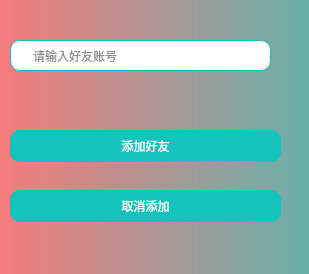
<?xml version="1.0" encoding="UTF-8"?>
<ui version="4.0">
 <class>addfriend</class>
 <widget class="QDialog" name="addfriend">
  <property name="geometry">
   <rect>
    <x>0</x>
    <y>0</y>
    <width>309</width>
    <height>274</height>
   </rect>
  </property>
  <property name="windowTitle">
   <string>Dialog</string>
  </property>
  <property name="styleSheet">
   <string notr="true">QFrame{
background-color: qlineargradient(spread:pad, x1:0, y1:0, x2:1, y2:0, stop:0 rgba(251,102,102, 220), stop:1 rgba(20,196,188, 230));
	border:none;
	border-radius:10px;
}
QLineEdit{
font: 25 14pt '微软雅黑 Light';
	color: rgb(31,31,31);
	padding-left:20px; 
	background-color: rgb(255, 255, 255);
	border:1px solid rgb(20,196,188);
	border-radius:10px;
}
QPushButton
{
	font: 25 14pt '微软雅黑';
	color: rgb(255,255,255);
	background-color: rgb(20,196,188);
	border:none;
	border-radius:10px;
}
QPushButton:hover
{
	background-color: rgb(22,218,208);
}
QPushButton:pressed
{
	background-color: rgb(17,171,164);
}

</string>
  </property>
  <widget class="QFrame" name="frame">
   <property name="geometry">
    <rect>
     <x>-10</x>
     <y>-10</y>
     <width>461</width>
     <height>321</height>
    </rect>
   </property>
   <property name="frameShape">
    <enum>QFrame::StyledPanel</enum>
   </property>
   <property name="frameShadow">
    <enum>QFrame::Raised</enum>
   </property>
   <widget class="QLineEdit" name="lineEdit">
    <property name="geometry">
     <rect>
      <x>20</x>
      <y>50</y>
      <width>261</width>
      <height>31</height>
     </rect>
    </property>
    <property name="placeholderText">
     <string>请输入好友账号</string>
    </property>
   </widget>
   <widget class="QPushButton" name="pushButton">
    <property name="geometry">
     <rect>
      <x>20</x>
      <y>140</y>
      <width>271</width>
      <height>32</height>
     </rect>
    </property>
    <property name="text">
     <string>添加好友</string>
    </property>
   </widget>
   <widget class="QPushButton" name="pushButton_2">
    <property name="geometry">
     <rect>
      <x>20</x>
      <y>200</y>
      <width>271</width>
      <height>32</height>
     </rect>
    </property>
    <property name="text">
     <string>取消添加</string>
    </property>
   </widget>
  </widget>
 </widget>
 <resources/>
 <connections/>
</ui>
